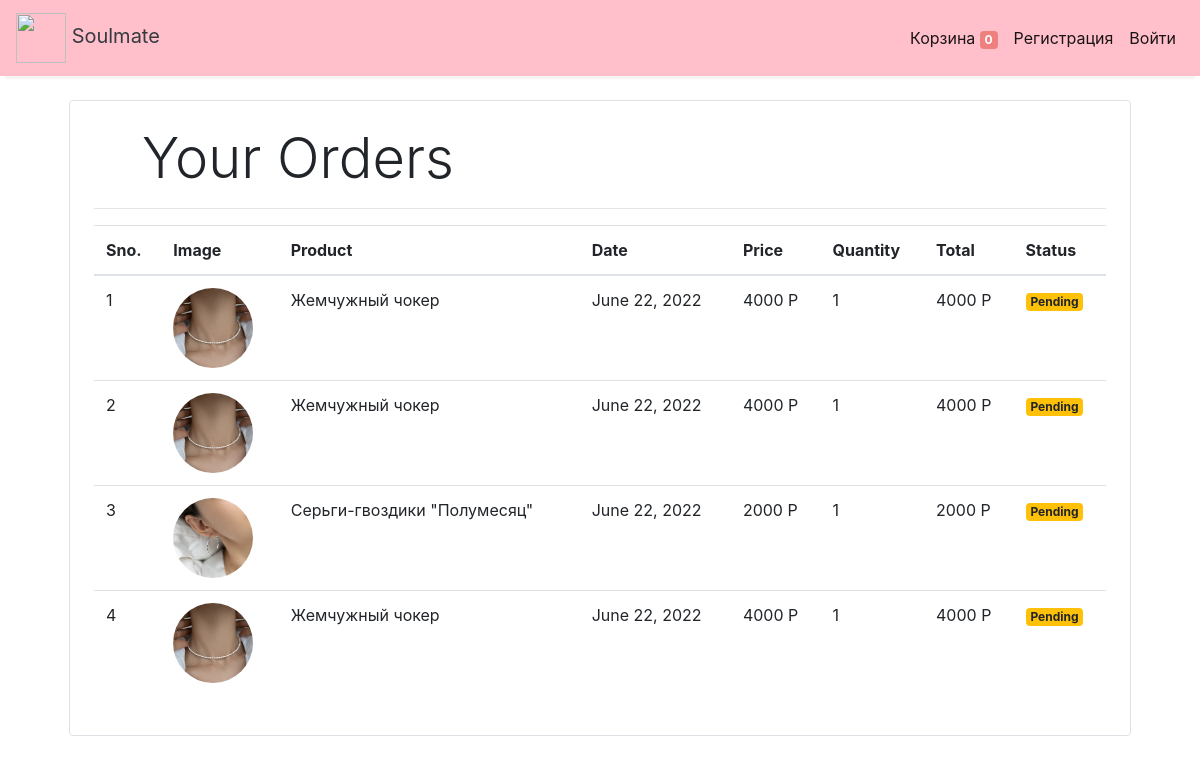
The page /orders (signed in) on the database its author committed.
### store/models/orders.py (models this page shows, shortened)
class Order(models.Model):
    product = models.ForeignKey(Products,
                                on_delete=models.CASCADE)
    customer = models.ForeignKey(Customer,
                                 on_delete=models.CASCADE)
    quantity = models.IntegerField(default=1)
    price = models.IntegerField()
    address = models.CharField (max_length=50, default='', blank=True)
    phone = models.CharField (max_length=50, default='', blank=True)
    date = models.DateField (default=datetime.datetime.today)
    status = models.BooleanField (default=False)
    @staticmethod
    def get_orders_by_customer(customer_id):
        return Order.objects.filter(customer=customer_id).order_by('-date')

### store/models/product.py (models this page shows, shortened)
class Products(models.Model):
    name = models.CharField(max_length=60)
    price = models.IntegerField(default=0)
    category = models.ForeignKey(Category,on_delete=models.CASCADE,default=1 )
    description = models.CharField(max_length=250, default='', blank=True, null= True)
    image = models.ImageField(upload_to='uploads/products/')

### store/auth.py (the view)
    def middleware(request):
        print(request.session.get('customer'))
        returnUrl = request.META['PATH_INFO']
        print(request.META['PATH_INFO'])
        if not request.session.get('customer'):
            return redirect(f'login?return_url={returnUrl}')
        response = get_response(request)
        return response

### store/auth.py (called while the page is built)
def auth_middleware(get_response):
    def middleware(request):
        print(request.session.get('customer'))
        returnUrl = request.META['PATH_INFO']
        print(request.META['PATH_INFO'])
        if not request.session.get('customer'):
            return redirect(f'login?return_url={returnUrl}')
        response = get_response(request)
        return response
    return middleware

### store/templatetags/custom_filter.py (called while the page is built)
@register.filter(name='currency')
def currency(number):
    return str(number) + " Р"

@register.filter(name='multiply')
def multiply(number, number1):
    return number * number1

### store/views/orders.py (called while the page is built)
    def get(self, request):
        customer = request.session.get('customer')
        orders = Order.get_orders_by_customer(customer)
        print(orders)
        return render(request, 'orders.html', {'orders': orders})

### templates/orders.html
{% extends 'base.html' %}
{% block content %}
    {% load cart %}
    {% load custom_filter %}
    <div class="container">
        <div class="border rounded p-4 m-4">
            <p class="display-4 pl-4 ml-4">Your Orders</p>
            <hr>
            <table class="table">
                <thead>
                <tr>
                    <th>Sno.</th>
                    <th>Image</th>
                    <th>Product</th>
                    <th>Date</th>
                    <th>Price</th>
                    <th>Quantity</th>
                    <th>Total</th>
                    <th>Status</th>
                </tr>
                </thead>
                <tbody>
                {% for order in orders %}
                    <tr>
                        <td>{{ forloop.counter }}</td>
                        <td><img style="height: 80px;" class="rounded-circle"
                                 src="{{ order.product.image.url }}"
                                 alt=""></td>
                        <td>{{ order.product.name }}</td>
                        <td>{{ order.date }}</td>
                        <td>{{ order.price|currency }}</td>
                        <td>{{ order.quantity }}</td>
                        <td>{{ order.quantity|multiply:order.price|currency }}</td>
                        {% if order.status %}
                            <td><small class="badge badge-success">Completed</small></td>
                        {% else %}
                            <td><small class="badge badge-warning">Pending</small></td>
                        {% endif %}
                    </tr>
                {% endfor %}
                </tbody>
            </table>
        </div>
    </div>
{% endblock %}

### templates/base.html (shortened to what this page needs)
<!doctype html>
<html lang="rus">
<head>
    <link rel="stylesheet" href="https://maxcdn.bootstrapcdn.com/bootstrap/4.0.0/css/bootstrap.min.css"
integrity="sha384-Gn5384xqQ1aoWXA+058RXPxPg6fy4IWvTNh0E263XmFcJlSAwiGgFAW/dAiS6JXm"
>
</head>
<body>
<nav class="one-edge-shadow navbar navbar-light sticky-top navbar navbar-expand-lg text-white">
    <a class="navbar-brand ms-3 text-dark " href="/">
        <link rel="stylesheet" href="https://use.fontawesome.com/releases/v5.7.0/css/all.css"
>
        <img src="https://cdn-icons.flaticon.com/png/512/3345/premium/3345818.png?token=exp=1655938146~hmac=a45bcaf46af08599decb951f0626675f" alt=""
             style="width:50px;height:50px;"> Soulmate</a>
    <div class="collapse navbar-collapse" id="navbarSupportedContent">
        <ul class=" navbar-nav my-2 my-lg-0">
            <li class="nav-item active">
                <a class="nav-link" href="/cart">Корзина
                    <span style="background-color: lightcoral" class="badge badge-success">{{ request.session.cart.keys|length }}</span>
                    <span class="sr-only">(current)</span></a>
            </li>
            {% if user.is_authenticated %}
            <li class="nav-item active ">
                <a class="nav-link" href="/accounts/inactive">Личный кабинет<span class="sr-only">(current)</span></a>
            </li>
            <li class="nav-item active ">
                <a class="nav-link" href="/accounts/logout">Выйти<span class="sr-only">(current)</span></a>
            </li>
            {% else %}
            <li class="nav-item active">
                <a class="nav-link" href="/accounts/signup">Регистрация<span class="sr-only">(current)</span></a>
            </li>
            <li class="nav-item active">
                <a class="nav-link" href="/accounts/login">Войти<span class="sr-only">(current)</span></a>
            </li>
            {% endif %}
        </ul>
    </div>
</nav>
{% block content %}
{% endblock %}
</body>
</html>

### templates/base.html (style rules this page uses)
nav { background-color: pink; }
.one-edge-shadow { box-shadow: 0 8px 2px -5px rgb(246, 245, 245); }

### rows shown on the page
Order: product.image (picture), product.name "Жемчужный чокер", date "June 22, 2022", price "4000 Р", quantity "1", quantity|multiply "4000 Р", status "Pending"
Order: product.image (picture), product.name "Жемчужный чокер", date "June 22, 2022", price "4000 Р", quantity "1", quantity|multiply "4000 Р", status "Pending"
Order: product.image (picture), product.name "Серьги-гвоздики \"Полумесяц\"", date "June 22, 2022", price "2000 Р", quantity "1", quantity|multiply "2000 Р", status "Pending"
Order: product.image (picture), product.name "Жемчужный чокер", date "June 22, 2022", price "4000 Р", quantity "1", quantity|multiply "4000 Р", status "Pending"

### other values the page prints
{{ request.session.cart.keys|length }} "0"
